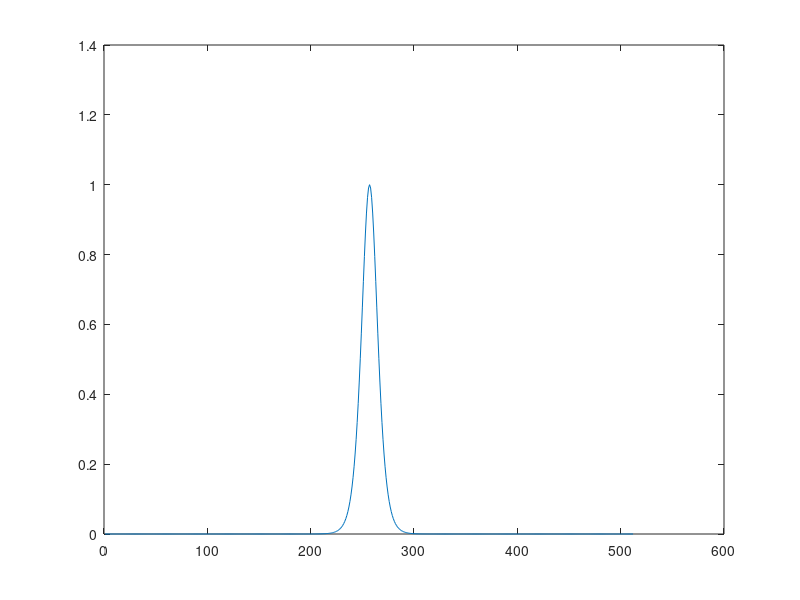

Reproduce this figure in MATLAB.
N= 512;
% Number of Fourier modes
dt = .001;
% Time step
tfinal = 100;
% Final time
M= round(tfinal./dt); % Total number of time steps
J= 100;
% Steps between output
L= 50;
% Space period
h= L/N;
% Space step
n=( -N/2:1:N/2-1)'; % Indices
x= n*h;
% Grid points
u= exp(1i*x).*sech(x);%Intial condition
k= 2*n*pi/L;
% Wavenumbers. 
plot(abs(u).^2); hold on
tic
for m = 1:1:M % Start time loop
u = exp(dt*1i*(abs(u).*abs(u))).*u; % Solve non-linear part of NLSE 
c = fftshift(fft(u));
% Take Fourier transform
c = exp(-dt*1i*k.*k/2).*c;
% Advance in Fourier space
u = ifft(fftshift(c));
% Return to Physical Space
if mod(m, 100) == 0
    clf()
    plot(abs(u).^2); 
    pause(0.1)
end
end
toc